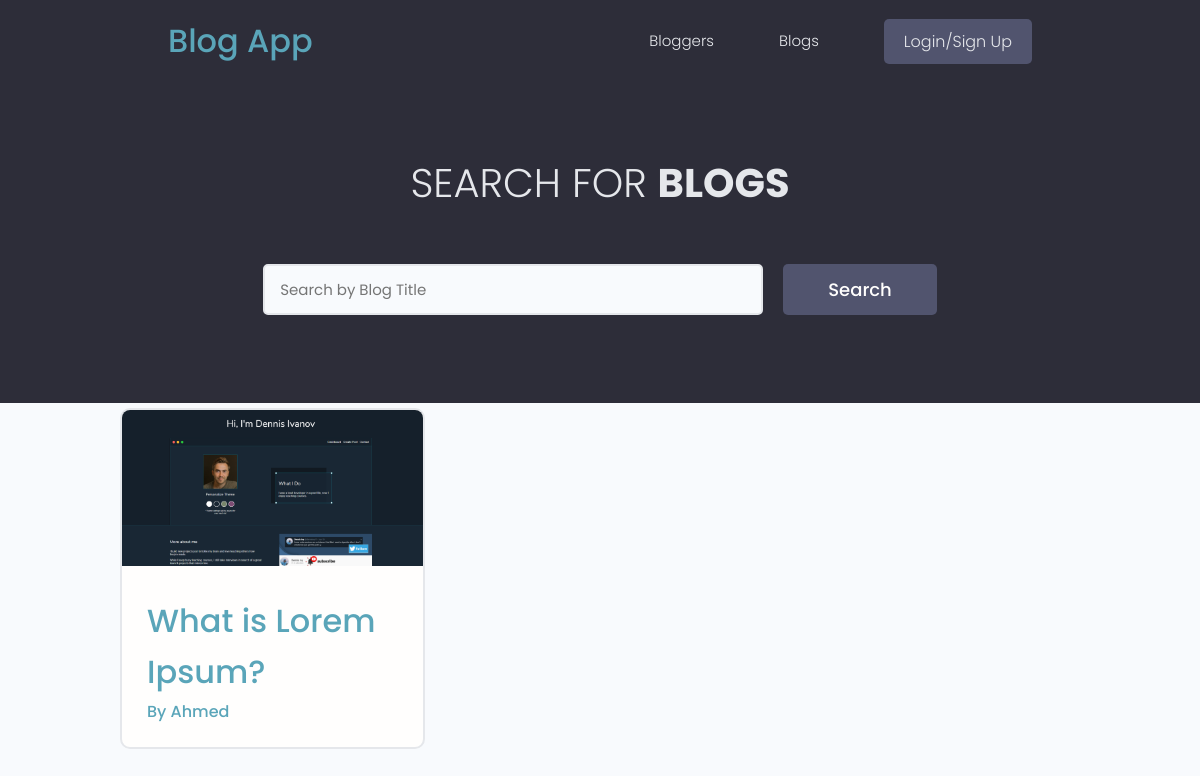
/blog/, run on an earlier commit of the app's database.
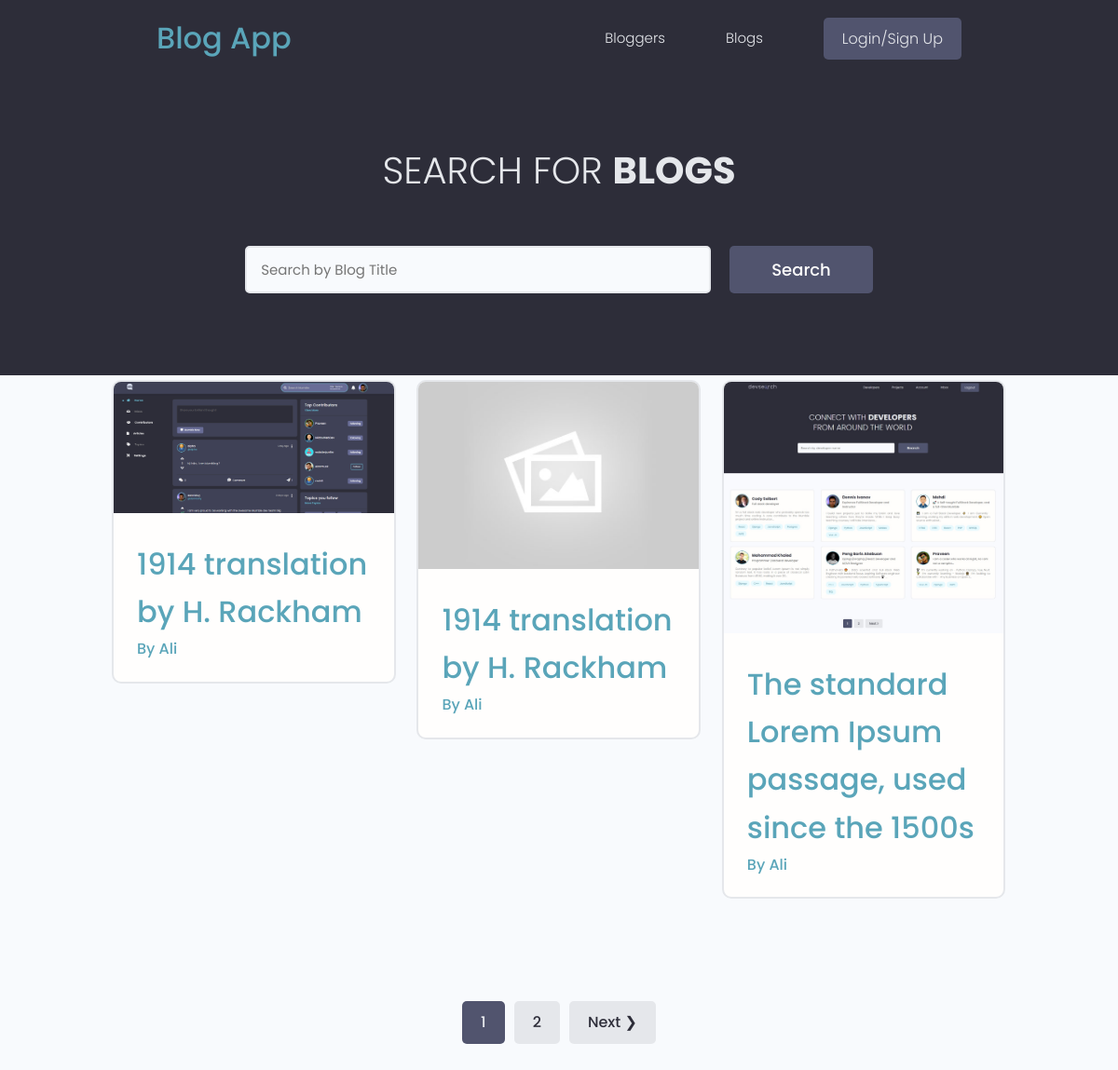
And on a later commit of the database.
### blog/models.py (models this page shows, shortened)
class Blog(models.Model):
    owner = models.ForeignKey(
        Profile, null=True, blank=True, on_delete=models.CASCADE)
    title = models.CharField(max_length=200)
    description = models.TextField(null=True, blank=True)
    featured_image = models.ImageField(
        null=True, blank=True, default="default.jpg")
    tags = models.ManyToManyField('Tag', blank=True)
    created = models.DateTimeField(auto_now_add=True)
    id = models.UUIDField(default=uuid.uuid4, unique=True,
                          primary_key=True, editable=False)
    class Meta:
        ordering = ['title']
    @property
    def imageURL(self):
        try:
            url = self.featured_image.url
        except:
            url = ''
        return url

### users/models.py (models this page shows, shortened)
class Profile(models.Model):
    user = models.OneToOneField(
        User, on_delete=models.CASCADE, null=True, blank=True)
    name = models.CharField(max_length=200, blank=True, null=True)
    email = models.EmailField(max_length=500, blank=True, null=True)
    username = models.CharField(max_length=200, blank=True, null=True)
    location = models.CharField(max_length=200, blank=True, null=True)
    short_intro = models.CharField(max_length=200, blank=True, null=True)
    bio = models.TextField(blank=True, null=True)
    profile_image = models.ImageField(
        null=True, blank=True, upload_to='profiles/', default="profiles/user-default.png")
    social_github = models.CharField(max_length=200, blank=True, null=True)
    social_twitter = models.CharField(max_length=200, blank=True, null=True)
    social_linkedin = models.CharField(max_length=200, blank=True, null=True)
    social_youtube = models.CharField(max_length=200, blank=True, null=True)
    social_website = models.CharField(max_length=200, blank=True, null=True)
    created = models.DateTimeField(auto_now_add=True)
    id = models.UUIDField(default=uuid.uuid4, unique=True,
                          primary_key=True, editable=False)
    class Meta:
        ordering = ['created']

### blog/views.py (the view)
# urls.py: path('', views.blogs, name="blogs"),
def blogs(request):
    blogs, search_query = searchBlogs(request)
    custom_range, blogs = paginateBlogs(request, blogs, 3)
    context = {'blogs': blogs,
               'search_query': search_query, 'custom_range': custom_range}
    return render(request, 'blog/blogs.html', context)

### blog/utils.py (called while the page is built)
def paginateBlogs(request, blogs, results):
    page = request.GET.get('page')
    paginator = Paginator(blogs, results)
    try:
        blogs = paginator.page(page)
    except PageNotAnInteger:
        page = 1
        blogs = paginator.page(page)
    except EmptyPage:
        page = paginator.num_pages
        blogs = paginator.page(page)
    leftIndex = (int(page) - 4)
    if leftIndex < 1:
        leftIndex = 1
    rightIndex = (int(page) + 5)
    if rightIndex > paginator.num_pages:
        rightIndex = paginator.num_pages + 1
    custom_range = range(leftIndex, rightIndex)
    return custom_range, blogs

def searchBlogs(request):
    search_query = ''
    if request.GET.get('search_query'):
        search_query = request.GET.get('search_query')
    tags = Tag.objects.filter(name__icontains=search_query)
    blogs = Blog.objects.distinct().filter(
        Q(title__icontains=search_query) |
        Q(description__icontains=search_query) |
        Q(owner__name__icontains=search_query) |
        Q(tags__in=tags)
    )
    return blogs, search_query

### blog/templates/blog/blogs.html (shortened to what this page needs)
{% extends 'main.html' %}
{% block content %}
<main class="blogs">
    <section class="hero-section text-center">
        <div class="container container--narrow">
            <div class="hero-section__box">
                <h2>Search for <span>Blogs</span></h2>
            </div>
            <div class="hero-section__search">
                <form id='searchForm' class="form" action="{% url 'blogs' %}" method="get">
                    <div class="form__field">
                        <input class="input input--text" id="formInput#search" type="text" name="search_query"
                            placeholder="Search by Blog Title" value="{{search_query}}" />
                    </div>
                    <input class="btn btn--sub btn--lg" type="submit" value="Search" />
                </form>
            </div>
        </div>
    </section>
    <section class="blogsList">
        <div class="container">
            <div class="grid grid--three">
                {% for blog in blogs %}
                <div class="column">
                    <div class="card blog">
                        <a href="{% url 'blog' blog.id %}" class="blog">
                            <img class="blog__thumbnail" src="{{blog.imageURL}}" alt="blog thumbnail" />
                            <div class="card__body">
                                <h3 class="blog__title">{{blog.title}}</h3>
                                <p><a class="blog__author" href="{% url 'user-profile' blog.owner.id %}">By
                                        {{blog.owner.name}}</a>
                                </p>
                            </div>
                        </a>
                    </div>
                </div>
                {% endfor %}
            </div>
        </div>
    </section>
    {% include 'pagination.html' with queryset=blogs custom_range=custom_range %}
</main>
{% endblock %}

What changed in the data, as far as the page shows it:
no longer on this page (row unchanged): Blog: imageURL (picture), title "What is Lorem Ipsum?", owner.name "Ahmed"
added Blog: imageURL (picture), title "1914 translation by H. Rackham", owner.name "Ali"
added Blog: imageURL (placeholder picture), title "1914 translation by H. Rackham", owner.name "Ali"
added Blog: imageURL (picture), title "The standard Lorem Ipsum passage, used since the 1500s", owner.name "Ali"
Also different on the page:
new list line: "1"
new list line: "2"
text now shown: "Next ❯"
